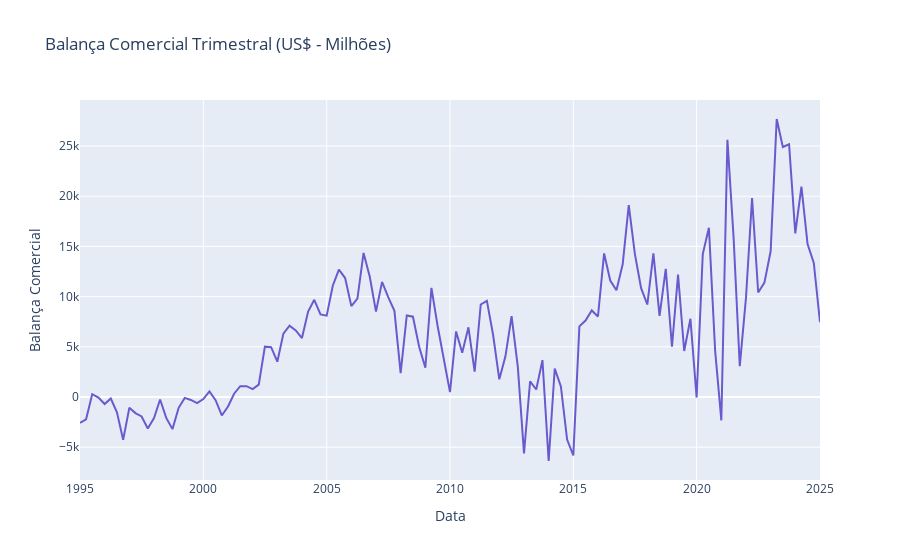

The code cell stored with this chart in its notebook:
### Code cell
bc_df = (
    bc.reset_index()
    .assign(unique_id='bc')
    .rename(columns={'Date': 'ds', 'BALANCA_COMERCIAL': 'y'})
    .drop(columns=['lag1_bc'])
)

fig = px.line(
    bc_df, 
    x='ds', 
    y='y', 
    title='Balança Comercial Trimestral (US$ - Milhões)',
    labels={'ds': 'Data', 'y': 'Balança Comercial'},
    color_discrete_sequence=[COLOR_GRAPHS_SLATEBLUE]
)
fig.show()
